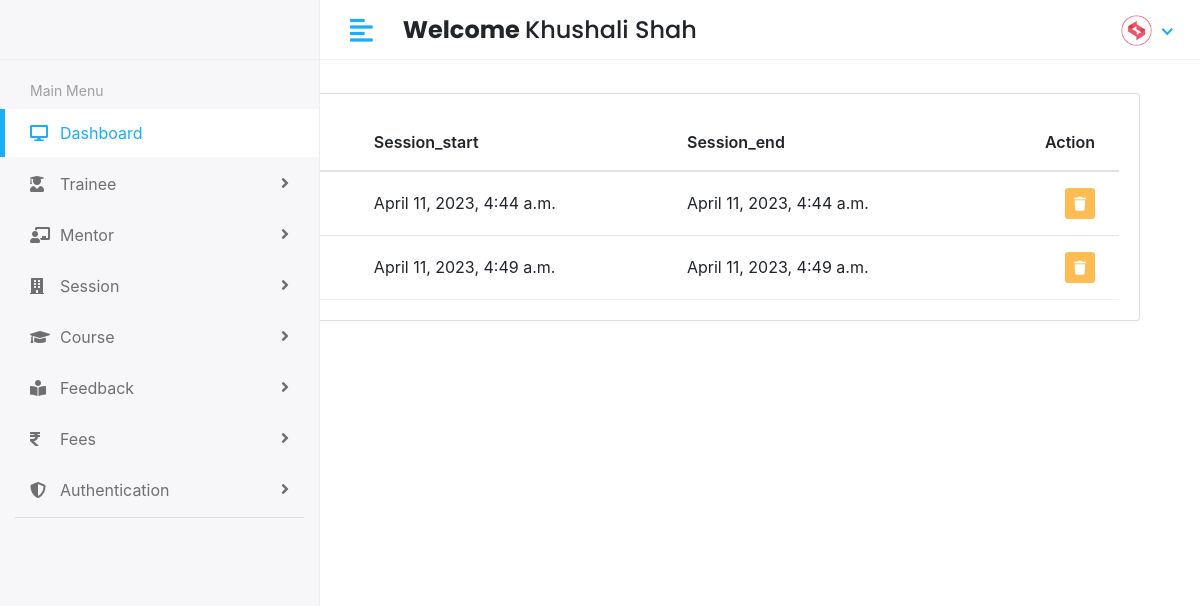
Before: /manager/session/view (signed in) with the older database file.
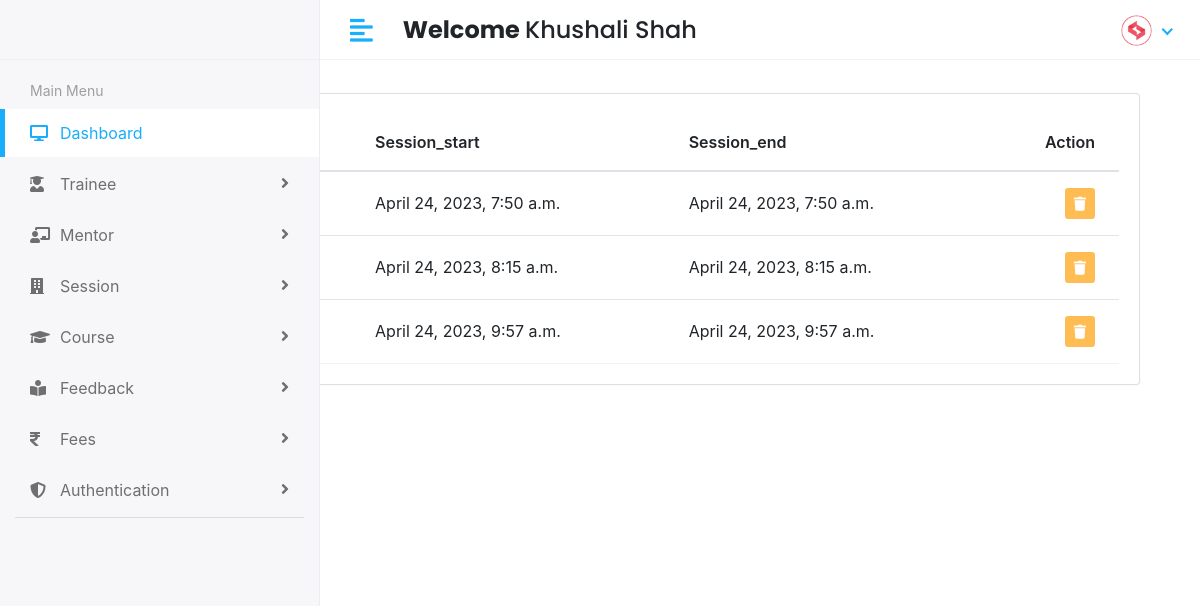
After: the same page with the newer database file.
### app/models.py (models this page shows, shortened)
class Session_Year(models.Model):
    name=models.CharField(max_length=50)
    session_start= models.DateTimeField(auto_now_add=True)
    session_end= models.DateTimeField(auto_now_add=True)
    session_name=models.CharField(max_length=100,null=True)

### LMS/manager_views.py (the view)
# urls.py: path('manager/session/view',manager_views.VIEW_SESSION, name='view_session'),
@login_required(login_url='/')
def VIEW_SESSION(request):
    session=Session_Year.objects.all()
    context={
        'session':session
    }
    return render(request,'manager/view_session.html',context)

### templates/manager/view_session.html (shortened to what this page needs)
{% extends 'base.html' %}
{% block content %}
{% load static %}
<div class="content container-fluid">
   <div class="page-header">
      <div class="row align-items-center">
         <div class="col">
            <h3 class="page-title">Session</h3>
            <ul class="breadcrumb">
               <li class="breadcrumb-item"><a href="#">Dashboard</a></li>
               <li class="breadcrumb-item active">Session</li>
            </ul>
         </div>
         <div class="col-auto text-right float-right ml-auto">
            <a href="#" class="btn btn-outline-primary mr-2"> Download</a>
            <a href="add-student.html" class="btn btn-primary"></a>
         </div>
      </div>
   </div>
   <div class="row">
      <div class="col-sm-12">
         <div class="card card-table">
            <div class="card-body">
               <div class="table-responsive">
                  <table id="table_id" class="table table-hover table-center mb-0">
                     <thead>
                        <tr>
                           <th>ID</th>
                           <th>session Name</th>
                           <th>Session_start</th>
                           <th>Session_end</th>
                           <th class="text-right">Action</th>
                        </tr>
                     </thead>
                     <tbody>
                        {% for i in session %}
                        <tr>
                           <td>{{i.id}}</td>
                           <td>{{i.session_name}}</td>
                           <td>{{i.session_start}}</td>
                           <td>{{i.session_end}}</td>
                           <td class="text-right">
                              <div class="actions">
                                 <a href="{% url 'delete_session' i.id %}" class="btn btn-sm bg-danger-light">
                                 <i class="fas fa-trash"></i>
                                 </a>
                              </div>
                           </td>
                        </tr>
                        {% endfor %}
                     </tbody>
                  </table>
               </div>
            </div>
         </div>
      </div>
   </div>
</div>
{% endblock %}

Changed rows visible on the page:
removed Session_Year: session_start "April 11, 2023, 4:44 a.m.", session_end "April 11, 2023, 4:44 a.m."
removed Session_Year: session_start "April 11, 2023, 4:49 a.m.", session_end "April 11, 2023, 4:49 a.m."
added Session_Year: session_start "April 24, 2023, 7:50 a.m.", session_end "April 24, 2023, 7:50 a.m."
added Session_Year: session_start "April 24, 2023, 8:15 a.m.", session_end "April 24, 2023, 8:15 a.m."
added Session_Year: session_start "April 24, 2023, 9:57 a.m.", session_end "April 24, 2023, 9:57 a.m."
